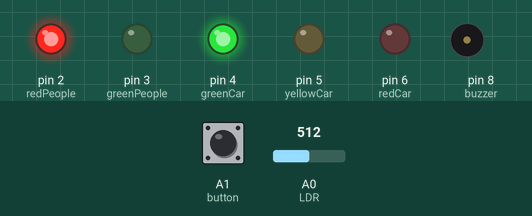
Simulated run of this sketch. Board: Arduino Uno, built with avr-gcc and run on an emulated ATmega328P. Parts: output pins drawn as LEDs (lit = HIGH), buzzer (waves = sounding, pin HIGH). Dashed ring = blinking. The inputs (shaded band) are chosen by the test bench; at power-on: A0 (LDR) = 512, A1 (button) HIGH. What the sketch prints to the serial monitor is not drawn.

Above: at 1.2 s.
1.3 s: A0 (LDR) set to 167
2.8 s: A0 (LDR) set to 143
At 3.12 s:
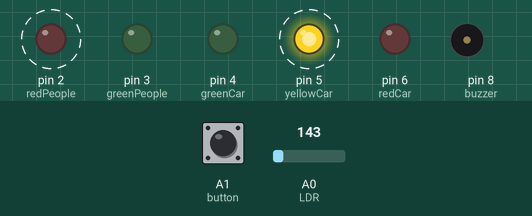
5.8 s: A0 (LDR) set to 160
At 6.5 s:
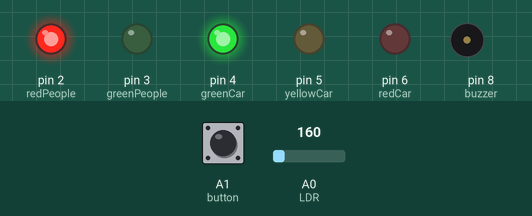
7.5 s: A1 (button) pulled LOW for 0.15 s
At 10.4 s:
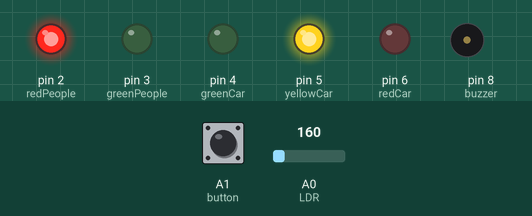
10.6 s: A0 (LDR) set to 140
At 10.87 s:
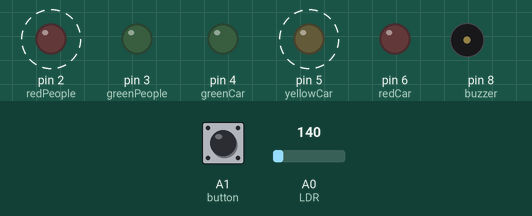
13.6 s: A0 (LDR) set to 306
At 14.9 s:
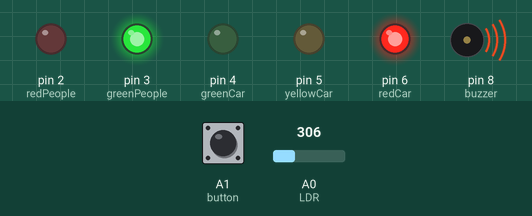
Timing chart, 0 to 20.7 s (numbered marks = the images above; inputs shaded):
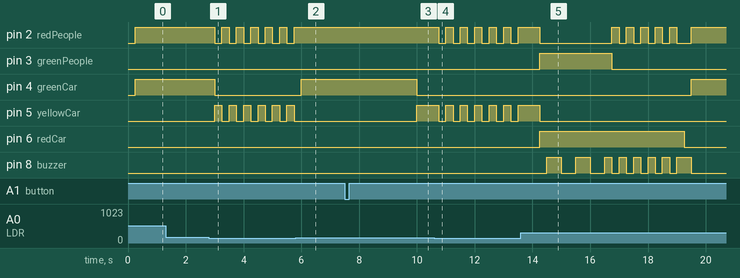

The sketch:

projeto_semaforo.ino
```cpp
/*
  Nome: Lucas Campos Meirelles RA: 156339
        Tharik Moreira Jahel   RA: 177561

  Projeto 1 - EA076C - Semáforo
*/

#include <TimerOne.h>

// Definimos os pins de cada componente, parâmetros iniciais e variáveis do programa
#define redCar 6
#define yellowCar 5
#define greenCar 4
#define redPeople 2
#define greenPeople 3
#define button A1
#define LDR 0
#define buzzer 8
int botao=0, tempo=0;
int sensor;
int estado;
int dia=0;

void setup() // Função Setup: Inicializamos as entradas e saídas e as funções do programa
{
  pinMode(redCar, OUTPUT);
  pinMode(yellowCar, OUTPUT);
  pinMode(greenCar, OUTPUT);
  pinMode(redPeople, OUTPUT);
  pinMode(greenPeople, OUTPUT);
  pinMode(button, INPUT);
  pinMode(buzzer, OUTPUT);
  Timer1.initialize(250000); // Função Timer1: Interrupcao temporal a cada 250ms
  Timer1.attachInterrupt(semaforo);
  Serial.begin(9600);
}

void semaforo() //implementacao da maquina de estados correspondentes ao semaforo
{
  if(dia) //checa se esta durante o dia/ periodo de funcionamento
  {
    if (botao) //se botao foi apertado
    {
      tempo++; //variavel incrementada a cada 250 ms
      if(tempo < 10) //espera 4 segundos apos aperto de botao
      {
        digitalWrite(greenCar, HIGH);
        digitalWrite(redPeople, HIGH);
      }
      if(tempo>=10 && tempo <15)
      {
        digitalWrite(greenCar, LOW);
        digitalWrite(yellowCar, HIGH);
      }
      if(tempo>=15 && tempo<25)
      {
        digitalWrite(yellowCar, LOW);
        digitalWrite(redCar, HIGH);
        digitalWrite(redPeople, LOW);
        digitalWrite(greenPeople, HIGH);
        if(tempo%2==0)
        {
          digitalWrite(buzzer,!digitalRead(buzzer));
        }
      }
      if (tempo>=25 && tempo <35)
      {
        digitalWrite(greenPeople, LOW);
        digitalWrite(redPeople,!digitalRead(redPeople));
        digitalWrite(buzzer,!digitalRead(buzzer));
      }
      if(tempo>=35)
      {
        digitalWrite(redCar, LOW);
        botao=0;
        tempo=0;
      }
    }
    else
    {
      digitalWrite(redPeople, HIGH);
      digitalWrite(greenCar, HIGH);
      digitalWrite(redCar, LOW);
      digitalWrite(yellowCar, LOW);
      digitalWrite(greenPeople, LOW);
      digitalWrite(buzzer,LOW);
    }
  }
  else //caso noite, amarelo do carro e vermelho do pedestre piscam
  {
    digitalWrite(greenCar, LOW);
    digitalWrite(redCar, LOW);
    digitalWrite(yellowCar, !digitalRead(yellowCar));
    digitalWrite(greenPeople, LOW);
    digitalWrite(redPeople, !digitalRead(redPeople));
  }
}

void loop ()
{
  sensor=analogRead(LDR);
  Serial.println(sensor);
  estado=digitalRead(button);
  if(sensor>150) //conversor A/D
  {
    dia=1;
  }
  else
  {
    dia=0;
  }
  if (!estado && dia) //aqui a variavel do botao e setada caso um aperto seja detectado
  {
    botao=1;
  }
}
```

Measured:
- the behaviour switches between 151 and 150 on A0 (LDR) (found by bisection; images 0 and 1)
- after the input at 2.8 s, pin 2 (redPeople), pin 5 (yellowCar): alternates HIGH for 0.25 s and LOW for 0.25 s, starting after 0.20 s; pin 4 (greenCar): HIGH → LOW after 0.20 s
- after the input at 5.8 s, pin 2 (redPeople): stops changing and stays HIGH; pin 4 (greenCar): LOW → HIGH after 0.20 s; pin 5 (yellowCar): stops changing and stays LOW
- after the input at 7.5 s, pin 4 (greenCar): HIGH → LOW after 2.5 s; pin 5 (yellowCar): LOW → HIGH after 2.5 s
- after the input at 10.6 s, pin 3 (greenPeople), pin 6 (redCar): stays LOW (without the input it goes to HIGH after 0.65 s); pin 8 (buzzer): stops changing and stays LOW
- after the input at 13.6 s, pin 3 (greenPeople): LOW → HIGH after 0.65 s, → LOW 2.5 s later; pin 4 (greenCar): LOW → HIGH after 5.9 s; pin 6 (redCar): LOW → HIGH after 0.65 s, → LOW 5.0 s later; pin 8 (buzzer): goes HIGH 0.50 s, LOW 0.50 s, HIGH 0.50 s, LOW 0.50 s, 5 × (HIGH 0.25 s, LOW 0.25 s), HIGH 0.50 s, then LOW, starting after 0.90 s
